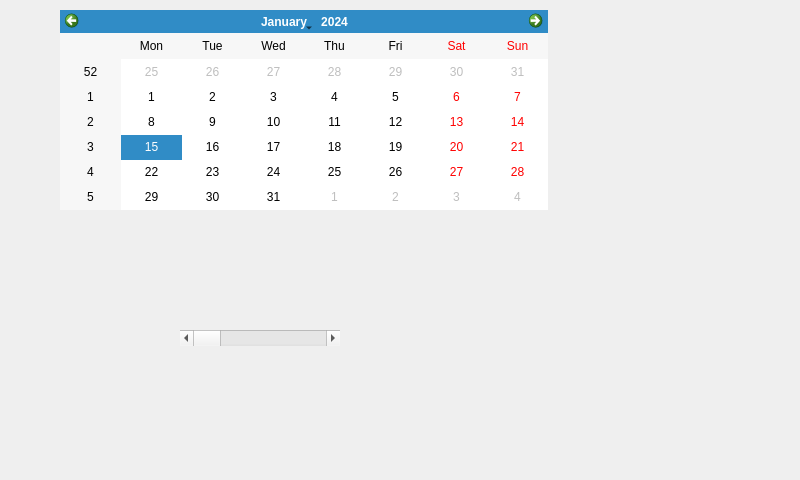
<?xml version="1.0" encoding="UTF-8"?>
<ui version="4.0">
 <class>Widget</class>
 <widget class="QWidget" name="Widget">
  <property name="geometry">
   <rect>
    <x>0</x>
    <y>0</y>
    <width>800</width>
    <height>480</height>
   </rect>
  </property>
  <property name="minimumSize">
   <size>
    <width>800</width>
    <height>480</height>
   </size>
  </property>
  <property name="maximumSize">
   <size>
    <width>800</width>
    <height>480</height>
   </size>
  </property>
  <property name="windowTitle">
   <string>Widget</string>
  </property>
  <widget class="QCalendarWidget" name="calendarWidget">
   <property name="geometry">
    <rect>
     <x>60</x>
     <y>10</y>
     <width>488</width>
     <height>200</height>
    </rect>
   </property>
  </widget>
  <widget class="QScrollBar" name="horizontalScrollBar">
   <property name="geometry">
    <rect>
     <x>180</x>
     <y>330</y>
     <width>160</width>
     <height>16</height>
    </rect>
   </property>
   <property name="orientation">
    <enum>Qt::Horizontal</enum>
   </property>
  </widget>
 </widget>
 <layoutdefault spacing="6" margin="11"/>
 <resources/>
 <connections/>
</ui>
